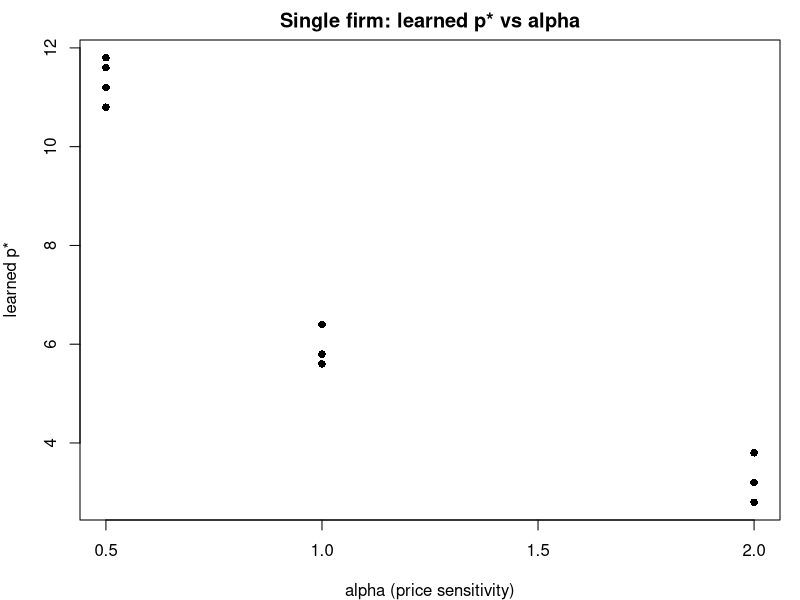
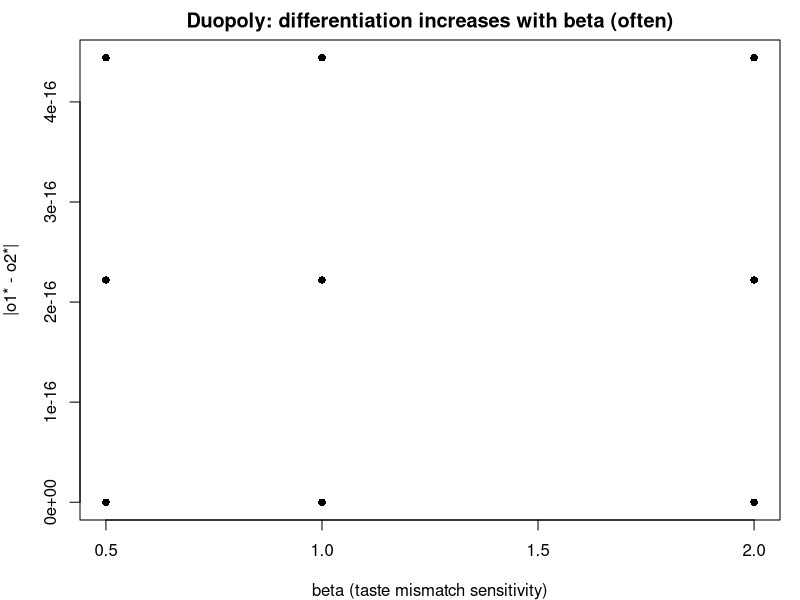
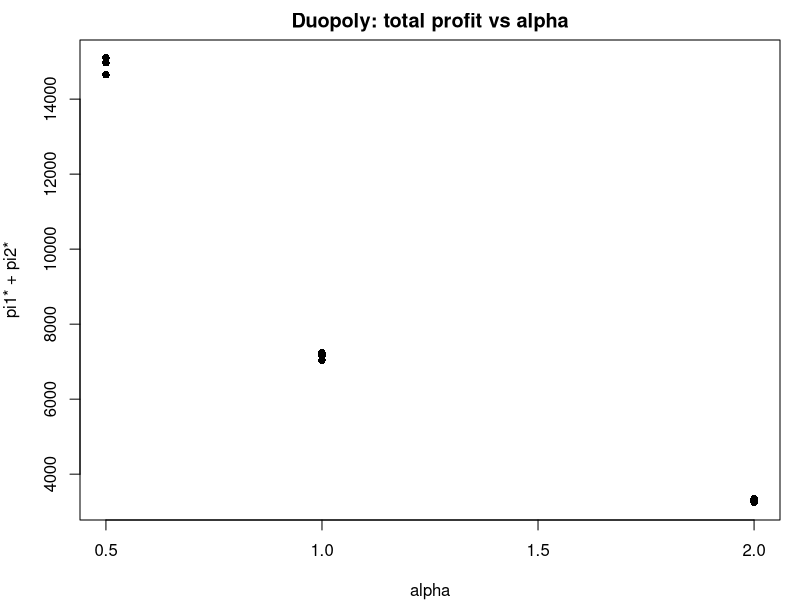
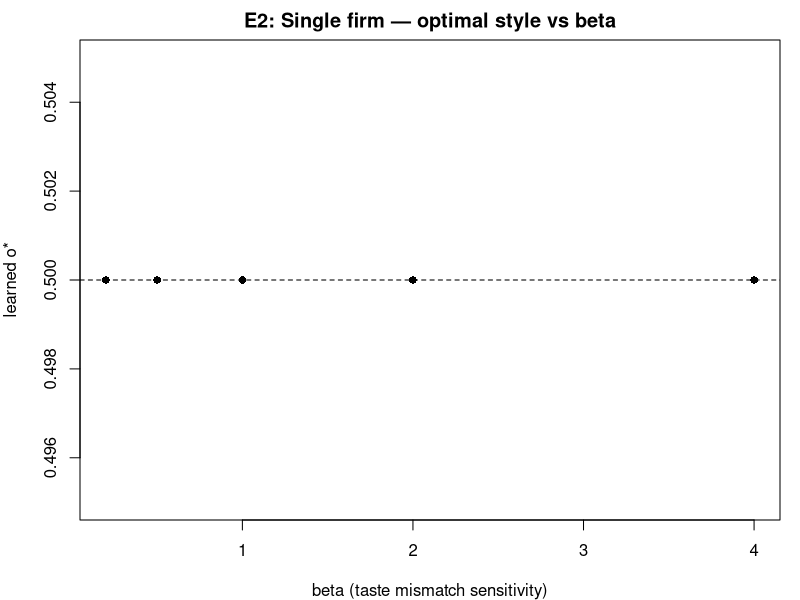
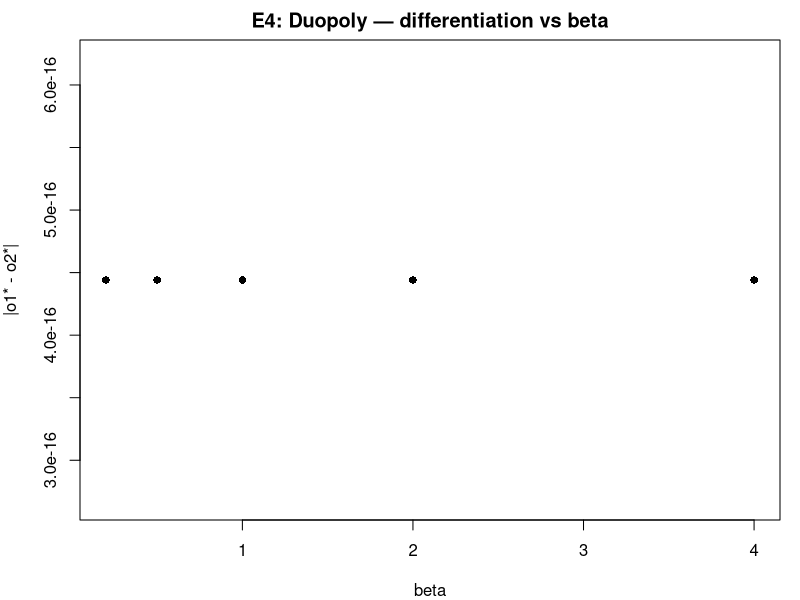
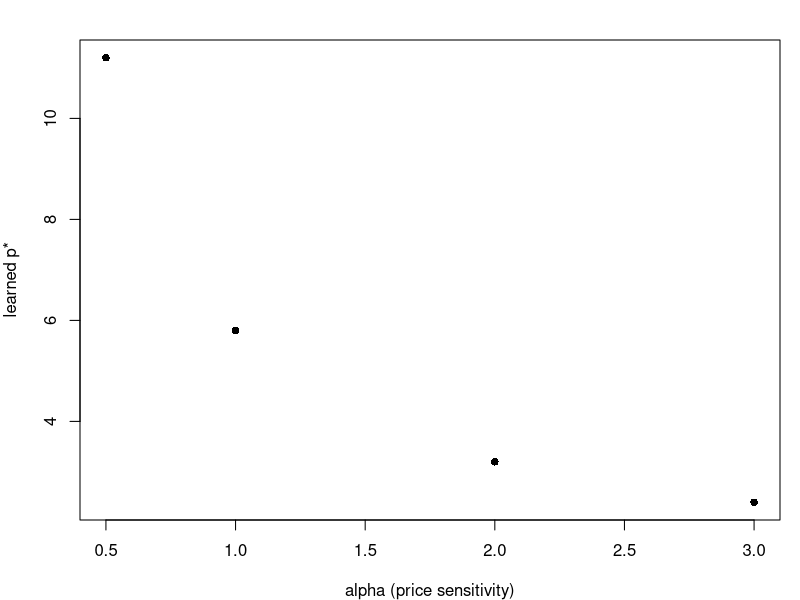
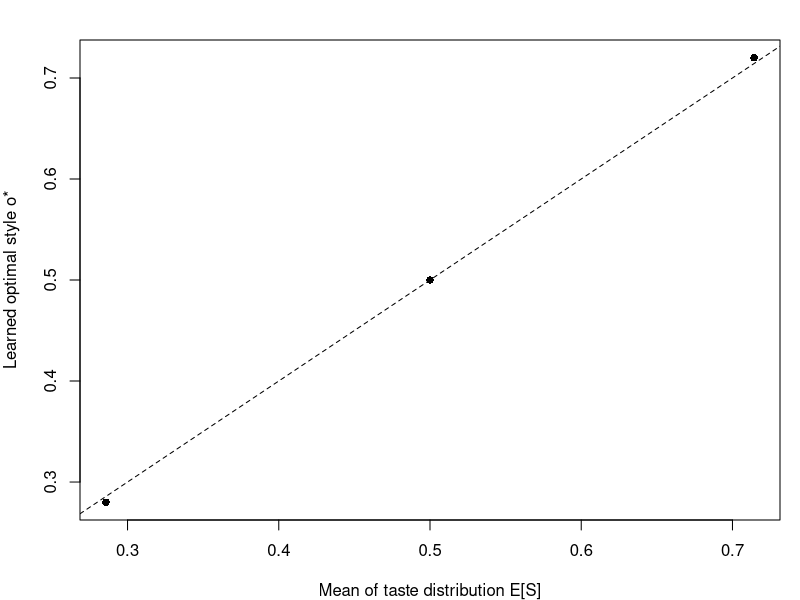
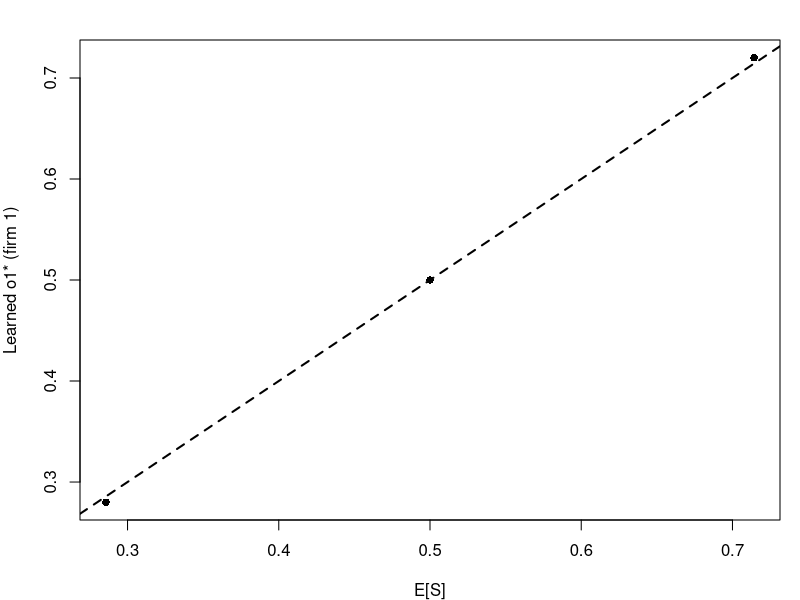

Generate these figures, in order, with R:
# Simulations

## 1. Consumer population


clip <- function(x, lo, hi) pmin(pmax(x, lo), hi)

make_population <- function(Ncons,
                            shape_R = 4, scale_R = 1,
                            a_S = 4, b_S = 4,
                            seed = 1) {
  set.seed(seed)
  data.frame(
    R = rgamma(Ncons, shape = shape_R, scale = scale_R),
    S = rbeta(Ncons, shape1 = a_S, shape2 = b_S)
  )
}

utility_single <- function(R, S, p, o, alpha, beta) {
  -alpha * (p / R) - beta * (S - o)^2
}

logit <- function(U) 1 / (1 + exp(-U))

# expected demand and profit for 1 firm
profit_1firm <- function(agents, p, o, alpha, beta, c_mc) {
  U <- utility_single(agents$R, agents$S, p, o, alpha, beta)
  P <- logit(U)
  Qhat <- sum(P)
  pi_hat <- (p - c_mc) * Qhat
  list(Q = Qhat, profit = pi_hat)
}


## 2. Single-firm learning algorithm


learn_1firm <- function(agents,
                        p0, o0,
                        alpha, beta, c_mc,
                        dp = 0.2, do = 0.02,
                        p_min = 0, p_max = 20,
                        o_min = 0, o_max = 1,
                        T = 5000,
                        eps_p = 1e-4, eps_o = 1e-4,
                        patience = 50) {
  
  p <- clip(p0, p_min, p_max)
  o <- clip(o0, o_min, o_max)
  
  hist <- data.frame(t = integer(0), p = numeric(0), o = numeric(0),
                     Q = numeric(0), profit = numeric(0))
  
  stable_count <- 0
  
  for (t in 1:T) {
    
    cur <- profit_1firm(agents, p, o, alpha, beta, c_mc)
    
    hist <- rbind(hist, data.frame(t = t, p = p, o = o,
                                   Q = cur$Q, profit = cur$profit))
    if (t %% 2 == 1) {
      cand <- data.frame(
        p = clip(c(p - dp, p, p + dp), p_min, p_max),
        o = o
      )
    } else {
      cand <- data.frame(
        p = p,
        o = clip(c(o - do, o, o + do), o_min, o_max)
      )
    }
    
    # evaluate candidates deterministically
    vals <- apply(cand, 1, function(x) profit_1firm(agents, x[1], x[2], alpha, beta, c_mc)$profit)
    best_i <- which.max(vals)
    
    p_new <- cand$p[best_i]
    o_new <- cand$o[best_i]
    
    # convergence check
    if (abs(p_new - p) < eps_p && abs(o_new - o) < eps_o) {
      stable_count <- stable_count + 1
    } else {
      stable_count <- 0
    }
    
    p <- p_new; o <- o_new
    
    if (stable_count >= patience) break
  }
  
  final <- profit_1firm(agents, p, o, alpha, beta, c_mc)
  list(p_star = p, o_star = o,
       profit_star = final$profit, Q_star = final$Q,
       iters = nrow(hist), history = hist)
}


## 3. Two-firm demand and profit


utility_firm <- function(R, S, p, o, alpha, beta) {
  -alpha * (p / R) - beta * (S - o)^2
}

# deterministic shares and profits
profit_2firm <- function(agents,
                         p1, o1, p2, o2,
                         alpha, beta, c1, c2) {
  
  u1 <- utility_firm(agents$R, agents$S, p1, o1, alpha, beta)
  u2 <- utility_firm(agents$R, agents$S, p2, o2, alpha, beta)
  
  e1 <- exp(u1)
  e2 <- exp(u2)
  denom <- 1 + e1 + e2
  
  P1 <- e1 / denom
  P2 <- e2 / denom
  P0 <- 1 / denom
  
  Q1 <- sum(P1)
  Q2 <- sum(P2)
  s0 <- mean(P0)
  
  pi1 <- (p1 - c1) * Q1
  pi2 <- (p2 - c2) * Q2
  
  list(Q1 = Q1, Q2 = Q2, s0 = s0, pi1 = pi1, pi2 = pi2)
}


## 4. Two-firm learning


learn_2firm <- function(agents,
                        p10, o10, p20, o20,
                        alpha, beta, c1, c2,
                        dp = 0.2, do = 0.02,
                        p_min = 0, p_max = 20,
                        o_min = 0, o_max = 1,
                        T = 5000,
                        eps = 1e-4,
                        patience = 50) {
  
  p1 <- clip(p10, p_min, p_max); o1 <- clip(o10, o_min, o_max)
  p2 <- clip(p20, p_min, p_max); o2 <- clip(o20, o_min, o_max)
  
  hist <- data.frame(t = integer(0),
                     p1 = numeric(0), o1 = numeric(0),
                     p2 = numeric(0), o2 = numeric(0),
                     Q1 = numeric(0), Q2 = numeric(0),
                     pi1 = numeric(0), pi2 = numeric(0),
                     s0 = numeric(0))
  
  stable_count <- 0
  
  for (t in 1:T) {
    cur <- profit_2firm(agents, p1, o1, p2, o2, alpha, beta, c1, c2)
    hist <- rbind(hist, data.frame(t = t,
                                   p1 = p1, o1 = o1, p2 = p2, o2 = o2,
                                   Q1 = cur$Q1, Q2 = cur$Q2,
                                   pi1 = cur$pi1, pi2 = cur$pi2, s0 = cur$s0))
    
    #Firm 1 updates (given firm 2 fixed)
    if (t %% 2 == 1) {
      cand1 <- data.frame(p1 = clip(c(p1 - dp, p1, p1 + dp), p_min, p_max),
                          o1 = o1)
    } else {
      cand1 <- data.frame(p1 = p1,
                          o1 = clip(c(o1 - do, o1, o1 + do), o_min, o_max))
    }
    vals1 <- apply(cand1, 1, function(x) profit_2firm(agents, x[1], x[2], p2, o2, alpha, beta, c1, c2)$pi1)
    b1 <- which.max(vals1)
    p1_new <- cand1$p1[b1]; o1_new <- cand1$o1[b1]
    
    #Firm 2 updates (given firm 1 updated)
    if (t %% 2 == 1) {
      cand2 <- data.frame(p2 = clip(c(p2 - dp, p2, p2 + dp), p_min, p_max),
                          o2 = o2)
    } else {
      cand2 <- data.frame(p2 = p2,
                          o2 = clip(c(o2 - do, o2, o2 + do), o_min, o_max))
    }
    vals2 <- apply(cand2, 1, function(x) profit_2firm(agents, p1_new, o1_new, x[1], x[2], alpha, beta, c1, c2)$pi2)
    b2 <- which.max(vals2)
    p2_new <- cand2$p2[b2]; o2_new <- cand2$o2[b2]
    
    # convergence check
    delta <- max(abs(p1_new - p1), abs(o1_new - o1), abs(p2_new - p2), abs(o2_new - o2))
    if (delta < eps) stable_count <- stable_count + 1 else stable_count <- 0
    
    p1 <- p1_new; o1 <- o1_new
    p2 <- p2_new; o2 <- o2_new
    
    if (stable_count >= patience) break
  }
  
  final <- profit_2firm(agents, p1, o1, p2, o2, alpha, beta, c1, c2)
  
  list(p1_star = p1, o1_star = o1, p2_star = p2, o2_star = o2,
       pi1_star = final$pi1, pi2_star = final$pi2,
       Q1_star = final$Q1, Q2_star = final$Q2, s0_star = final$s0,
       iters = nrow(hist), history = hist)
}


## 5. Experiment run


run_experiments_1firm <- function(agents, grid) {
  out <- lapply(1:nrow(grid), function(i) {
    g <- grid[i, ]
    res <- learn_1firm(agents,
                       p0 = g$p0, o0 = g$o0,
                       alpha = g$alpha, beta = g$beta, c_mc = g$c,
                       dp = g$dp, do = g$do,
                       p_max = g$pmax, T = g$T)
    data.frame(
      alpha = g$alpha, beta = g$beta, c = g$c,
      dp = g$dp, do = g$do, pmax = g$pmax,
      p0 = g$p0, o0 = g$o0,
      p_star = res$p_star, o_star = res$o_star,
      profit_star = res$profit_star, Q_star = res$Q_star,
      iters = res$iters
    )
  })
  do.call(rbind, out)
}

run_experiments_2firm <- function(agents, grid) {
  out <- lapply(1:nrow(grid), function(i) {
    g <- grid[i, ]
    res <- learn_2firm(agents,
                       p10 = g$p10, o10 = g$o10, p20 = g$p20, o20 = g$o20,
                       alpha = g$alpha, beta = g$beta,
                       c1 = g$c1, c2 = g$c2,
                       dp = g$dp, do = g$do,
                       p_max = g$pmax, T = g$T)
    data.frame(
      alpha = g$alpha, beta = g$beta, c1 = g$c1, c2 = g$c2,
      dp = g$dp, do = g$do, pmax = g$pmax,
      p10 = g$p10, o10 = g$o10, p20 = g$p20, o20 = g$o20,
      p1_star = res$p1_star, o1_star = res$o1_star,
      p2_star = res$p2_star, o2_star = res$o2_star,
      pi1_star = res$pi1_star, pi2_star = res$pi2_star,
      Q1_star = res$Q1_star, Q2_star = res$Q2_star,
      s0_star = res$s0_star,
      diff_o = abs(res$o1_star - res$o2_star),
      iters = res$iters
    )
  })
  do.call(rbind, out)
}


## 6. Define scenarios and run them


# Create one population for all experiments (keeps comparisons clean)
agents <- make_population(Ncons = 5000, seed = 1)

#Single firm: vary initial conditions + key parameters
grid1 <- expand.grid(
  alpha = c(0.5, 1, 2),
  beta  = c(0.5, 1, 2),
  c     = c(0.2, 0.5, 1.0),
  dp    = c(0.2),
  do    = c(0.02),
  pmax  = c(20),
  T     = c(5000),
  p0    = c(1, 5, 10),
  o0    = c(0.2, 0.5, 0.8)
)

res1 <- run_experiments_1firm(agents, grid1)

# Inspect top outcomes
res1_sorted <- res1[order(-res1$profit_star), ]
print(head(res1_sorted, 10))

# Two firms: symmetric costs, different initial positions
grid2 <- expand.grid(
  alpha = c(0.5, 1, 2),
  beta  = c(0.5, 1, 2),
  c1    = c(0.5),
  c2    = c(0.5),
  dp    = c(0.2),
  do    = c(0.02),
  pmax  = c(20),
  T     = c(5000),
  p10   = c(2, 8),
  o10   = c(0.2, 0.5),
  p20   = c(2, 8),
  o20   = c(0.5, 0.8)
)

res2 <- run_experiments_2firm(agents, grid2)
res2_sorted <- res2[order(-(res2$pi1_star + res2$pi2_star)), ]
print(head(res2_sorted, 10))


## 7. Simple plots


par(mar = c(4,4,2,1))

## Single firm: how optimal price depends on alpha (holding others vary)
plot(res1$alpha, res1$p_star, pch = 16,
     xlab = "alpha (price sensitivity)",
     ylab = "learned p*",
     main = "Single firm: learned p* vs alpha")

## Two firms: differentiation vs beta
plot(res2$beta, res2$diff_o, pch = 16,
     xlab = "beta (taste mismatch sensitivity)",
     ylab = "|o1* - o2*|",
     main = "Duopoly: differentiation increases with beta (often)")

## Duopoly: total profit vs alpha
plot(res2$alpha, res2$pi1_star + res2$pi2_star, pch = 16,
     xlab = "alpha",
     ylab = "pi1* + pi2*",
     main = "Duopoly: total profit vs alpha")

####### EXPERIMENTS separate

agents <- make_population(Ncons = 5000, seed = 1)

# Experiment 1

E1 <- data.frame(alpha = c(0.5, 1, 2, 3))
E1$beta <- 1
E1$c <- 0.5
E1$p0 <- 5
E1$o0 <- 0.5

resE1 <- do.call(rbind, lapply(1:nrow(E1), function(i){
  g <- E1[i,]
  r <- learn_1firm(agents,
                   p0=g$p0, o0=g$o0,
                   alpha=g$alpha, beta=g$beta, c_mc=g$c,
                   dp=0.2, do=0.02,
                   p_max=20, T=5000)
  data.frame(alpha=g$alpha, beta=g$beta, c=g$c,
             p_star=r$p_star, o_star=r$o_star,
             profit_star=r$profit_star, Q_star=r$Q_star,
             iters=r$iters)
}))
print(resE1)

setwd("~/Master Thesis/MasterThesis75184SGH/paper")
png("fig_alpha_single.png", width=1200, height=900, res=300)
par(mar=c(4,4,2,1))

plot(resE1$alpha, resE1$p_star, pch=16,
     xlab="alpha (price sensitivity)", ylab="learned p*",
    # main="E1: Single firm — optimal price vs alpha")
    )
dev.off()
# Experiment 2

betas <- c(0.2, 0.5, 1, 2, 4)
o0s <- c(0.2, 0.8)

E2 <- expand.grid(beta = betas, o0 = o0s)
E2$alpha <- 1
E2$c <- 0.5
E2$p0 <- 5

resE2 <- do.call(rbind, lapply(1:nrow(E2), function(i){
  g <- E2[i,]
  r <- learn_1firm(agents,
                   p0=g$p0, o0=g$o0,
                   alpha=g$alpha, beta=g$beta, c_mc=g$c,
                   dp=0.2, do=0.02,
                   p_max=20, T=5000)
  data.frame(alpha=g$alpha, beta=g$beta, c=g$c, o0=g$o0,
             p_star=r$p_star, o_star=r$o_star,
             profit_star=r$profit_star, Q_star=r$Q_star)
}))
print(resE2)


par(mar=c(4,4,2,1))
plot(resE2$beta, resE2$o_star, pch=16,
     xlab="beta (taste mismatch sensitivity)", ylab="learned o*",
     main="E2: Single firm — optimal style vs beta")
abline(h=0.5, lty=2)   # taste center for Beta(4,4)

# Experiment 3

mono <- learn_1firm(agents, p0=5, o0=0.5, alpha=1, beta=1, c_mc=0.5,
                    dp=0.2, do=0.02, p_max=20, T=5000)
cat("Monopoly p* =", mono$p_star, " o* =", mono$o_star, " profit =", mono$profit_star, "\n")

duo <- learn_2firm(agents,
                   p10=5, o10=0.5,
                   p20=5, o20=0.5,
                   alpha=1, beta=1,
                   c1=0.5, c2=0.5,
                   dp=0.2, do=0.02, p_max=20, T=5000)
cat("Duopoly p1* =", duo$p1_star, " p2* =", duo$p2_star, "\n")
cat("Duopoly o1* =", duo$o1_star, " o2* =", duo$o2_star, "\n")
cat("Profits: pi1* =", duo$pi1_star, " pi2* =", duo$pi2_star, " total =", duo$pi1_star+duo$pi2_star, "\n")
cat("Outside share s0* =", duo$s0_star, "\n")

# Experiment 4

betas <- c(0.2, 0.5, 1, 2, 4)

resE4 <- do.call(rbind, lapply(betas, function(b){
  r <- learn_2firm(agents,
                   p10=5, o10=0.2,
                   p20=5, o20=0.8,
                   alpha=1, beta=b,
                   c1=0.5, c2=0.5,
                   dp=0.2, do=0.02, p_max=20, T=5000)
  data.frame(beta=b,
             o1_star=r$o1_star, o2_star=r$o2_star,
             diff_o=abs(r$o1_star-r$o2_star),
             p1_star=r$p1_star, p2_star=r$p2_star,
             total_profit=r$pi1_star+r$pi2_star,
             s0_star=r$s0_star)
}))
print(resE4)

par(mar=c(4,4,2,1))
plot(resE4$beta, resE4$diff_o, pch=16,
     xlab="beta", ylab="|o1* - o2*|",
     main="E4: Duopoly — differentiation vs beta")

# Experiment 5 (change distribution)

taste_cases <- data.frame(
  a_S = c(2, 4, 5),
  b_S = c(5, 4, 2),
  label = c("Left-skew Beta(2,5)", "Symmetric Beta(4,4)", "Right-skew Beta(5,2)")
)

resTaste1 <- do.call(rbind, lapply(1:nrow(taste_cases), function(i){
  tc <- taste_cases[i,]
  
  agents_tc <- make_population(Ncons = 5000, a_S = tc$a_S, b_S = tc$b_S, seed = 1)
  
  r <- learn_1firm(agents_tc,
                   p0 = 5, o0 = 0.5,
                   alpha = 1, beta = 1, c_mc = 0.5,
                   dp = 0.2, do = 0.02,
                   p_max = 20, T = 5000)
  
  data.frame(
    case = tc$label,
    a_S = tc$a_S, b_S = tc$b_S,
    mean_S = tc$a_S / (tc$a_S + tc$b_S),
    p_star = r$p_star,
    o_star = r$o_star,
    profit_star = r$profit_star,
    Q_star = r$Q_star
  )
}))

print(resTaste1)

png("fig_taste_single.png", width=1200, height=900, res=300)
par(mar=c(4,4,2,1))
plot(resTaste1$mean_S, resTaste1$o_star, pch=16,
     xlab="Mean of taste distribution E[S]",
     ylab="Learned optimal style o*",
    # main="Single firm: o* tracks taste distribution asymmetry")
    )
abline(0,1,lty=2)
dev.off()

# Experiment 6

resTaste2 <- do.call(rbind, lapply(1:nrow(taste_cases), function(i){
  tc <- taste_cases[i,]
  agents_tc <- make_population(Ncons = 5000, a_S = tc$a_S, b_S = tc$b_S, seed = 1)
  
  r <- learn_2firm(agents_tc,
                   p10=5, o10=0.2,
                   p20=5, o20=0.8,
                   alpha=1, beta=1,
                   c1=0.5, c2=0.5,
                   dp=0.2, do=0.02, p_max=20, T=5000)
  
  data.frame(
    case = tc$label,
    mean_S = tc$a_S / (tc$a_S + tc$b_S),
    o1_star = r$o1_star, o2_star = r$o2_star,
    diff_o = abs(r$o1_star - r$o2_star),
    p1_star = r$p1_star, p2_star = r$p2_star,
    total_profit = r$pi1_star + r$pi2_star,
    s0_star = r$s0_star
  )
}))

print(resTaste2)

png("fig_taste_duopoly.png", width=1300, height=900, res=300)
par(mar=c(4,4,2,1))
plot(resTaste2$mean_S, resTaste2$o1_star, pch=16,
     xlab="E[S]", ylab="Learned o1* (firm 1)",
     abline(a=0, b=1, lty=2, col="black", lwd=2)
    # main="Duopoly: firm positions shift with taste distribution")
)
points(resTaste2$mean_S, resTaste2$o2_star, pch=16)
dev.off()

### PATHS

run1 <- learn_1firm(agents,
                    p0=5, o0=0.5,
                    alpha=1, beta=1, c_mc=0.5,
                    dp=0.01, do=0.01,
                    p_max=20, T=5000)

h1 <- run1$history

# Directory for figures (change if you want)
dir.create("figures", showWarnings = FALSE)

# (A) Price path
png("path_single_price.png", width=1300, height=900, res=300)
par(mar=c(4,4,1,1))
plot(h1$t, h1$p, type="l",
     xlab="Iteration t", ylab="Price p_t")
dev.off()

# (B) Style path
png("path_single_style.png", width=1300, height=900, res=300)
par(mar=c(4,4,1,1))
plot(h1$t, h1$o, type="l",
     xlab="Iteration t", ylab="Product characteristic o_t")
dev.off()

# (C) Profit path
png("path_single_profit.png", width=1300, height=900, res=300)
par(mar=c(4,4,1,1))
plot(h1$t, h1$profit, type="l",
     xlab="Iteration t", ylab="Expected profit Π_t")
dev.off()

### PATHS 2 FIRMS

run2 <- learn_2firm(agents,
                    p10=5, o10=0.2,
                    p20=5.2, o20=0.8,
                    alpha=1, beta=1,
                    c1=0.5, c2=0.5,
                    dp=0.01, do=0.01,
                    p_max=20, T=5000)

h2 <- run2$history

# (A) Prices path (both firms)
png("path_duopoly_prices.png", width=1300, height=900, res=300)
par(mar=c(4,4,1,1))
plot(h2$t, h2$p1, type="l",
     xlab="Iteration t", ylab="Price",
     ylim=range(c(h2$p1,h2$p2)))
lines(h2$t, h2$p2, type="l", lty=2)
legend("topright", legend=c("Firm 1", "Firm 2"), lty=c(1,2), bty="n")
dev.off()

# (B) Styles path (both firms)
png("path_duopoly_styles.png", width=1300, height=900, res=300)
par(mar=c(4,4,1,1))
plot(h2$t, h2$o1, type="l",
     xlab="Iteration t", ylab="Product characteristic",
     ylim=range(c(h2$o1,h2$o2)))
lines(h2$t, h2$o2, type="l", lty=2)
legend("topright", legend=c("Firm 1", "Firm 2"), lty=c(1,2), bty="n")
dev.off()

# (C) Profit paths (both firms)
png("path_duopoly_profits.png", width=1300, height=900, res=300)
par(mar=c(4,4,1,1))
plot(h2$t, h2$pi1, type="l",
     xlab="Iteration t", ylab="Expected profit",
     ylim=range(c(h2$pi1,h2$pi2)))
lines(h2$t, h2$pi2, type="l", lty=2)
legend("topright", legend=c("Firm 1", "Firm 2"), lty=c(1,2), bty="n")
dev.off()
